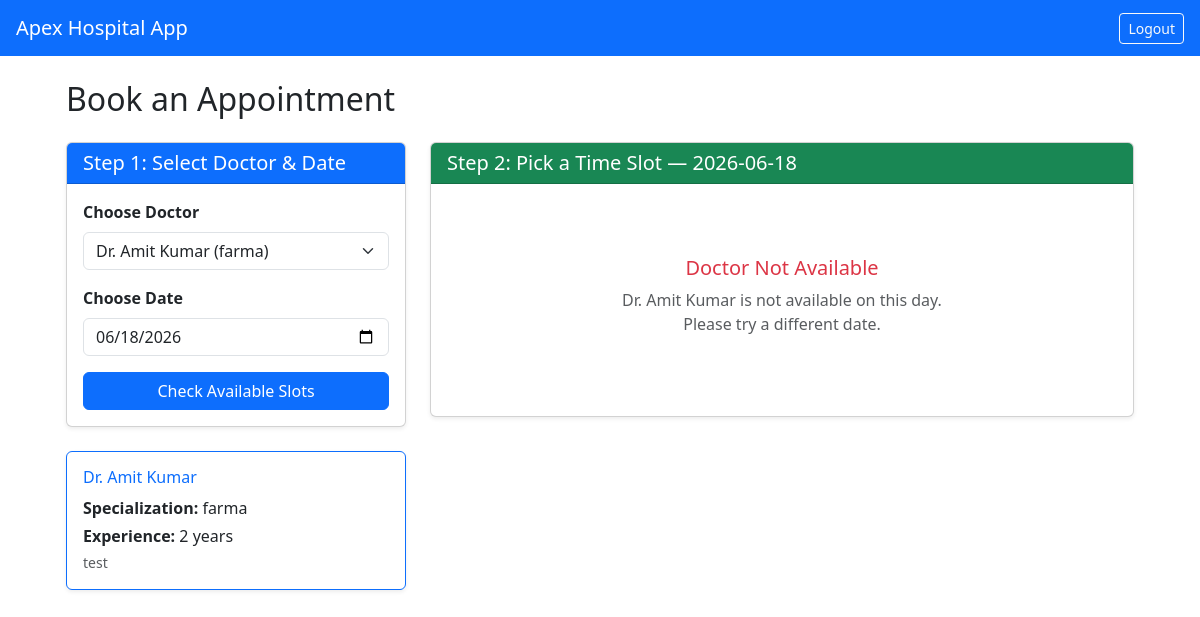
Page /book-appointment/?doctor_id=1 (signed in) on the committed database.
### accounts/models.py (models this page shows, shortened)
class DoctorProfile(models.Model):
    user_profile = models.OneToOneField(
        UserProfile, on_delete=models.CASCADE, related_name='doctor'
    )
    specialization = models.CharField(max_length=100)
    license_number = models.CharField(max_length=50, unique=True)
    experience_years = models.PositiveIntegerField(default=0)
    bio = models.TextField(blank=True)

class UserProfile(models.Model):
    ROLE_CHOICES = (
        ('doctor', 'Doctor'),
        ('patient', 'Patient'),
    )
    user = models.OneToOneField(
        User, on_delete=models.CASCADE, related_name='profile'
    )
    role = models.CharField(max_length=10, choices=ROLE_CHOICES)
    phone = models.CharField(max_length=15, blank=True)

### accounts/views.py (the view, shortened to what this page needs)
# urls.py: path('book-appointment/', views.book_appointment, name='book_appointment'),
@login_required
def book_appointment(request):
    if request.user.profile.role != 'patient':
        return redirect('doctor_dashboard')
    patient     = request.user.profile.patient
    all_doctors = DoctorProfile.objects.all()
    today       = timezone.now().date()
    selected_doctor = None
    available_slots = []
    selected_date   = None
    if request.method == 'GET' and request.GET.get('doctor_id'):
        doctor_id       = request.GET.get('doctor_id')
        selected_date   = request.GET.get('date', str(today))
        selected_doctor = get_object_or_404(DoctorProfile, id=doctor_id)
        try:
            date_obj = datetime.date.fromisoformat(selected_date)
        except ValueError:
            date_obj = today
        day_name = date_obj.strftime('%A')
        try:
            availability = DoctorAvailability.objects.get(
                doctor=selected_doctor, day=day_name
            )
            booked_hours = list(
                Appointment.objects.filter(
                    doctor=selected_doctor, date=date_obj
                ).exclude(status='cancelled').values_list('hour', flat=True)
            )
            for hour in range(availability.start_hour, availability.end_hour):
                available_slots.append({
                    'hour'   : hour,
                    'display': f"{hour}:00 {'AM' if hour < 12 else 'PM'}",
                    'booked' : hour in booked_hours,
                })
        except DoctorAvailability.DoesNotExist:
            available_slots = []
    return render(request, 'accounts/book_appointment.html', {
        'all_doctors'    : all_doctors,
        'selected_doctor': selected_doctor,
        'available_slots': available_slots,
        'selected_date'  : selected_date or str(today),
        'today'          : str(today),
    })

### accounts/templates/accounts/book_appointment.html (shortened to what this page needs)
{% extends 'accounts/base.html' %}
{% block content %}
<div class="container-fluid px-4">
  <h2 class="mb-4">Book an Appointment</h2>
  <div class="row">
    <div class="col-md-4">
      <div class="card shadow-sm mb-4">
        <div class="card-header bg-primary text-white">
          <h5 class="mb-0">Step 1: Select Doctor & Date</h5>
        </div>
        <div class="card-body">
          <form method="GET">
            <div class="mb-3">
              <label class="form-label fw-bold">Choose Doctor</label>
              <select name="doctor_id" class="form-select" required>
                {% for doc in all_doctors %}
                  <option value="{{ doc.id }}"
                    {% if selected_doctor.id == doc.id %}selected{% endif %}>
                    Dr. {{ doc.user_profile.user.get_full_name }}
                  </option>
                {% endfor %}
              </select>
            </div>
            <div class="mb-3">
              <label class="form-label fw-bold">Choose Date</label>
              <input type="date" name="date" class="form-control"
                     value="{{ selected_date }}" min="{{ today }}" required>
            </div>
            <button type="submit" class="btn btn-primary w-100">
              Check Available Slots
            </button>
          </form>
        </div>
      </div>
      {% if selected_doctor %}
      <div class="card shadow-sm border-primary">
        <div class="card-body">
          <h6 class="card-title text-primary">
            Dr. {{ selected_doctor.user_profile.user.get_full_name }}
          </h6>
          <p class="mb-1"><strong>Specialization:</strong> {{ selected_doctor.specialization }}</p>
          <p class="mb-1"><strong>Experience:</strong> {{ selected_doctor.experience_years }} years</p>
          <p class="mb-0 text-muted small">{{ selected_doctor.bio }}</p>
        </div>
      </div>
      {% endif %}
    </div>
    <div class="col-md-8">
      {% if selected_doctor %}
      <div class="card shadow-sm">
        <div class="card-header bg-success text-white">
          <h5 class="mb-0">
            Step 2: Pick a Time Slot —
            {{ selected_date }}
          </h5>
        </div>
        <div class="card-body">
          {% if available_slots %}
            <form method="POST" action="{% url 'book_appointment' %}">
              {% csrf_token %}
              <input type="hidden" name="doctor_id" value="{{ selected_doctor.id }}">
              <input type="hidden" name="date" value="{{ selected_date }}">
              <p class="text-muted mb-3">
                🟢 Available &nbsp;&nbsp; 🔴 Already Booked
              </p>
              <div class="row g-3 mb-4">
                {% for slot in available_slots %}
                <div class="col-6 col-md-3">
                  {% if slot.booked %}
                    <div class="card text-center p-2 bg-danger text-white"
                         style="opacity:0.7; cursor:not-allowed;">
                      <div style="font-size:1.2rem">🔴</div>
                      <div class="fw-bold">{{ slot.display }}</div>
                      <small>Not Available</small>
                    </div>
                  {% else %}
                    <label class="w-100" style="cursor:pointer">
                      <input type="radio" name="hour" value="{{ slot.hour }}"
                             class="d-none slot-radio" required>
                      <div class="card text-center p-2 slot-card border-success"
                           style="transition:all 0.2s;">
                        <div style="font-size:1.2rem">🟢</div>
                        <div class="fw-bold">{{ slot.display }}</div>
                        <small class="text-success">Available</small>
                      </div>
                    </label>
                  {% endif %}
                </div>
                {% endfor %}
              </div>
              <div class="mb-3">
                <label class="form-label fw-bold">Reason for Visit (optional)</label>
                <textarea name="reason" class="form-control" rows="2"
                          placeholder="e.g. Regular checkup, fever, etc."></textarea>
              </div>
              <button type="submit" class="btn btn-success w-100 btn-lg">
                ✅ Confirm Appointment
              </button>
            </form>
          {% else %}
            <div class="text-center py-5">
              <h5 class="text-danger mt-2">Doctor Not Available</h5>
              <p class="text-muted">
                Dr. {{ selected_doctor.user_profile.user.get_full_name }}
                is not available on this day.<br>
                Please try a different date.
              </p>
            </div>
          {% endif %}
        </div>
      </div>
      {% endif %}
    </div>
  </div>
</div>
{% endblock %}

### rows in the picture
DoctorProfile: user_profile.user.get_full_name "Amit Kumar", specialization "farma", experience_years "2", bio "test"

### other values in the picture
{{ selected_date }} "2026-06-18"
